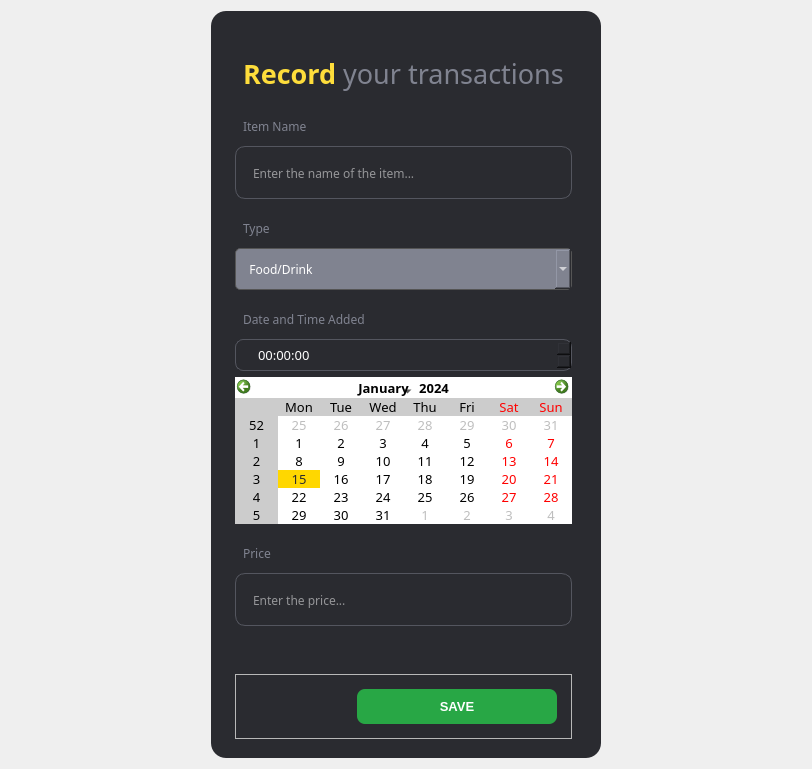
         <widget class="QWidget" name="inputData">
          <property name="styleSheet">
           <string notr="true"/>
          </property>
          <layout class="QHBoxLayout" name="horizontalLayout_12">
           <item>
            <spacer name="horizontalSpacer_18">
             <property name="orientation">
              <enum>Qt::Horizontal</enum>
             </property>
             <property name="sizeType">
              <enum>QSizePolicy::Fixed</enum>
             </property>
             <property name="sizeHint" stdset="0">
              <size>
               <width>200</width>
               <height>20</height>
              </size>
             </property>
            </spacer>
           </item>
           <item>
            <widget class="QFrame" name="inputdataFrame">
             <property name="maximumSize">
              <size>
               <width>1000</width>
               <height>1000</height>
              </size>
             </property>
             <property name="styleSheet">
              <string notr="true">QLabel, #frame_4{
	background-color:none;
	padding:5px;
}
QLineEdit{
	height:50px;
	padding: 1px 15 px;
	background-color: rgb(42, 43, 48);
	border: 1px solid rgba(84,86,95,255);
	border-radius: 10px;
	color:rgb(255, 255, 255);
}
QLabel{
	color: rgb(128, 131, 144);
	font-family: Poppins;
	padding-top:15px;
}
QComboBox {
	height:40px;
    color: white;                        /* Warna teks combobox */
    background-color:  rgb(128, 131, 144);           /* Warna latar belakang combobox */
    border: 1px solid #555555;           /* Warna border combobox */
    border-radius: 5px;                  /* Membuat sudut rounded */
}
QComboBox QAbstractItemView {
    color: white;                        /* Warna teks dropdown */
    background-color: #333333;           /* Warna latar belakang dropdown */
    selection-background-color: #fedd3b; /* Warna latar belakang item yang dipilih*/
    selection-color: black;              /* Warna teks item yang dipilih */
    border: 1px solid #555555;          /* Warna border dropdown */
}
#inputdataFrame{
	background-color: rgb(42, 43, 48);
   	padding-left: 15px;      
   	padding-right: 20px;       
    padding-top: 20px;          
    padding-bottom: 10px;
	border-radius: 15px;      
}
#ID_calendarWidget QWidget{
	alternate-background-color: #CCCCCC;
}
QCalendarWidget QTableView {
    background-color: #FFFFFF;  /* Latar belakang tabel kalender */
    gridline-color: #FFD700;  /* Warna gridline kuning */
    selection-background-color: #FFD700;  /* Warna latar belakang saat tanggal dipilih*/
    selection-color: #2A2B30;  /* Warna teks saat dipilih */
}
QCalendarWidget QToolButton {
    background-color: #FFFFFF;  /* Tombol dengan latar belakang gelap */
    color: rgb(0, 0, 0);  
    border: none;
}
QCalendarWidget QToolButton:hover {
    background-color: #F0F0F0;  /* Sedikit lebih gelap saat hover */
}
QCalendarWidget QWidget#qt_calendar_navigationbar {
    background-color: #FFFFFF;  /* Latar belakang putih untuk seluruh bar */
    border: none;  /* Hilangkan border jika ada */

}QCalendarWidget QMenu {
    background-color:#FFFFFF;  /* Latar belakang dropdown menu (gelap) */
	color: rgb(255, 255, 255);
    color: ;  /* Warna teks putih untuk item di dropdown */
	color: rgb(0, 0, 0);
    border: 1px solid #FFD700;  /* Border kuning untuk konsistensi dengan tema */
}

/* Hover effect untuk item di dropdown */
QCalendarWidget QMenu::item:selected {
    background-color: #FFD700;  /* Latar belakang kuning saat di-hover */
    color: #2A2B30;  /* Warna teks gelap saat di-hover */
}
QCalendarWidget QSpinBox {
    background-color: #FFFFFF;  /* Latar belakang gelap */
    color: rgb(0, 0, 0);  /* Teks putih */
    border: 1px solid #FFD700;  /* Border kuning */
}

/* Tombol up/down saat di-hover */
QCalendarWidget QSpinBox::up-button:hover,
QCalendarWidget QSpinBox::down-button:hover {
    background-color: #FFD700;  /* Tombol berwarna kuning saat di-hover */
}

QCalendarWidget QSpinBox::up-arrow,
QCalendarWidget QSpinBox::down-arrow {
    color: #FFFFFF;  /* Panah up/down berwarna putih */
}
QPushButton {
    background-color: #28a745;  /* Warna hijau */
    color: #FFFFFF;  /* Teks putih */
    border-radius: 8px;  /* Sudut yang sedikit melengkung */
    padding: 10px;  /* Ruang di dalam tombol */
}

QPushButton:hover {
    background-color: #218838;  /* Warna hijau yang lebih gelap saat di-hover */
}

QPushButton:pressed {
    background-color: #1e7e34;  /* Warna hijau lebih gelap saat ditekan */
}

QPushButton:disabled {
    background-color: #6c757d;  /* Warna abu-abu saat tombol dinonaktifkan */
    color: #D6D6D6;  /* Warna teks abu-abu saat tombol dinonaktifkan */
}
QTimeEdit {
    background-color: #2A2B30;  /* Latar belakang gelap */
    color: #FFFFFF;  /* Warna teks putih */
    border: 1px solid rgba(84,86,95,255); /* Border kuning untuk konsistensi dengan tema */
    border-radius: 8px;  /* Sudut melengkung */
    padding: 5px;
}
QTimeEdit::up-button:hover, QTimeEdit::down-button:hover {
    background-color: #FFD700;  /* Tombol berwarna kuning saat di-hover */
}

</string>
             </property>
             <property name="frameShape">
              <enum>QFrame::StyledPanel</enum>
             </property>
             <property name="frameShadow">
              <enum>QFrame::Raised</enum>
             </property>
             <layout class="QVBoxLayout" name="verticalLayout_27">
              <item>
               <widget class="QLabel" name="ID_header">
                <property name="font">
                 <font>
                  <family>Poppins</family>
                 </font>
                </property>
                <property name="text">
                 <string>&lt;html&gt;&lt;head/&gt;&lt;body&gt;&lt;p&gt;&lt;span style=&quot; font-size:20pt; font-weight:600; color:#fedd3b;&quot;&gt;Record&lt;/span&gt;&lt;span style=&quot; font-size:20pt;&quot;&gt; your transactions&lt;/span&gt;&lt;/p&gt;&lt;/body&gt;&lt;/html&gt;</string>
                </property>
               </widget>
              </item>
              <item>
               <widget class="QLabel" name="ID_transactionName">
                <property name="font">
                 <font>
                  <family>Poppins</family>
                  <pointsize>9</pointsize>
                 </font>
                </property>
                <property name="text">
                 <string>Item Name</string>
                </property>
               </widget>
              </item>
              <item>
               <widget class="QLineEdit" name="ID_inputTransaction">
                <property name="font">
                 <font>
                  <family>Poppins</family>
                  <pointsize>9</pointsize>
                 </font>
                </property>
                <property name="text">
                 <string/>
                </property>
                <property name="placeholderText">
                 <string>Enter the name of the item...</string>
                </property>
               </widget>
              </item>
              <item>
               <widget class="QLabel" name="ID_type">
                <property name="font">
                 <font>
                  <family>Poppins</family>
                  <pointsize>9</pointsize>
                 </font>
                </property>
                <property name="text">
                 <string>Type</string>
                </property>
               </widget>
              </item>
              <item>
               <widget class="QComboBox" name="ID_dropdownType">
                <property name="font">
                 <font>
                  <family>Poppins</family>
                  <pointsize>9</pointsize>
                 </font>
                </property>
                <item>
                 <property name="text">
                  <string>   Food/Drink</string>
                 </property>
                </item>
                <item>
                 <property name="text">
                  <string>   Transportation</string>
                 </property>
                </item>
                <item>
                 <property name="text">
                  <string>   Entertainment</string>
                 </property>
                </item>
                <item>
                 <property name="text">
                  <string>   Healthcare</string>
                 </property>
                </item>
                <item>
                 <property name="text">
                  <string>   Insurance</string>
                 </property>
                </item>
                <item>
                 <property name="text">
                  <string>   Luxury Goods</string>
                 </property>
                </item>
                <item>
                 <property name="text">
                  <string>   Active Income</string>
                 </property>
                </item>
                <item>
                 <property name="text">
                  <string>   Passive Income</string>
                 </property>
                </item>
                <item>
                 <property name="text">
                  <string>   Investment Income</string>
                 </property>
                </item>
                <item>
                 <property name="text">
                  <string>   Additional Income</string>
                 </property>
                </item>
               </widget>
              </item>
              <item>
               <widget class="QLabel" name="ID_calendar">
                <property name="font">
                 <font>
                  <family>Poppins</family>
                  <pointsize>9</pointsize>
                 </font>
                </property>
                <property name="text">
                 <string>Date and Time Added</string>
                </property>
               </widget>
              </item>
              <item>
               <widget class="QTimeEdit" name="ID_timeEdit">
                <property name="font">
                 <font>
                  <family>Poppins</family>
                  <pointsize>10</pointsize>
                 </font>
                </property>
                <property name="styleSheet">
                 <string notr="true">padding-left:20px;</string>
                </property>
               </widget>
              </item>
              <item>
               <widget class="QCalendarWidget" name="ID_calendarWidget">
                <property name="sizePolicy">
                 <sizepolicy hsizetype="Preferred" vsizetype="Preferred">
                  <horstretch>0</horstretch>
                  <verstretch>0</verstretch>
                 </sizepolicy>
                </property>
                <property name="font">
                 <font>
                  <family>Poppins</family>
                  <pointsize>10</pointsize>
                 </font>
                </property>
                <property name="styleSheet">
                 <string notr="true"/>
                </property>
               </widget>
              </item>
              <item>
               <widget class="QLabel" name="ID_value">
                <property name="font">
                 <font>
                  <family>Poppins</family>
                  <pointsize>9</pointsize>
                 </font>
                </property>
                <property name="text">
                 <string>Price</string>
                </property>
               </widget>
              </item>
              <item>
               <widget class="QLineEdit" name="ID_inputValue">
                <property name="sizePolicy">
                 <sizepolicy hsizetype="Preferred" vsizetype="Preferred">
                  <horstretch>0</horstretch>
                  <verstretch>0</verstretch>
                 </sizepolicy>
                </property>
                <property name="font">
                 <font>
                  <family>Poppins</family>
                  <pointsize>9</pointsize>
                 </font>
                </property>
                <property name="placeholderText">
                 <string>Enter the price...</string>
                </property>
               </widget>
              </item>
              <item>
               <widget class="QLabel" name="ID_errorMsg">
                <property name="sizePolicy">
                 <sizepolicy hsizetype="Preferred" vsizetype="Maximum">
                  <horstretch>0</horstretch>
                  <verstretch>0</verstretch>
                 </sizepolicy>
                </property>
                <property name="font">
                 <font>
                  <family>Poppins</family>
                  <pointsize>9</pointsize>
                 </font>
                </property>
                <property name="styleSheet">
                 <string notr="true">color: red;</string>
                </property>
                <property name="text">
                 <string/>
                </property>
                <property name="alignment">
                 <set>Qt::AlignRight|Qt::AlignTrailing|Qt::AlignVCenter</set>
                </property>
               </widget>
              </item>
              <item>
               <widget class="QFrame" name="frame_4">
                <property name="maximumSize">
                 <size>
                  <width>16777215</width>
                  <height>70</height>
                 </size>
                </property>
                <property name="frameShape">
                 <enum>QFrame::StyledPanel</enum>
                </property>
                <property name="frameShadow">
                 <enum>QFrame::Raised</enum>
                </property>
                <layout class="QHBoxLayout" name="horizontalLayout_26">
                 <item>
                  <spacer name="horizontalSpacer_22">
                   <property name="orientation">
                    <enum>Qt::Horizontal</enum>
                   </property>
                   <property name="sizeHint" stdset="0">
                    <size>
                     <width>40</width>
                     <height>20</height>
                    </size>
                   </property>
                  </spacer>
                 </item>
                 <item>
                  <widget class="QPushButton" name="ID_addTransaction">
                   <property name="sizePolicy">
                    <sizepolicy hsizetype="Preferred" vsizetype="Fixed">
                     <horstretch>0</horstretch>
                     <verstretch>0</verstretch>
                    </sizepolicy>
                   </property>
                   <property name="minimumSize">
                    <size>
                     <width>200</width>
                     <height>0</height>
                    </size>
                   </property>
                   <property name="font">
                    <font>
                     <family>Segoe UI</family>
                     <pointsize>10</pointsize>
                     <weight>75</weight>
                     <bold>true</bold>
                    </font>
                   </property>
                   <property name="text">
                    <string>SAVE</string>
                   </property>
                  </widget>
                 </item>
                </layout>
               </widget>
              </item>
             </layout>
            </widget>
           </item>
           <item>
            <spacer name="horizontalSpacer_39">
             <property name="orientation">
              <enum>Qt::Horizontal</enum>
             </property>
             <property name="sizeType">
              <enum>QSizePolicy::Fixed</enum>
             </property>
             <property name="sizeHint" stdset="0">
              <size>
               <width>200</width>
               <height>20</height>
              </size>
             </property>
            </spacer>
           </item>
          </layout>
         </widget>
